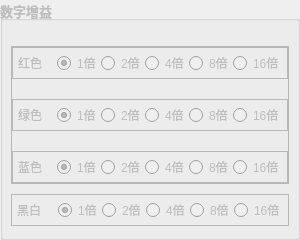
           <widget class="QGroupBox" name="m_digitalGainSet">
            <property name="enabled">
             <bool>false</bool>
            </property>
            <property name="sizePolicy">
             <sizepolicy hsizetype="Fixed" vsizetype="Preferred">
              <horstretch>0</horstretch>
              <verstretch>0</verstretch>
             </sizepolicy>
            </property>
            <property name="minimumSize">
             <size>
              <width>300</width>
              <height>0</height>
             </size>
            </property>
            <property name="maximumSize">
             <size>
              <width>400</width>
              <height>16777215</height>
             </size>
            </property>
            <property name="font">
             <font>
              <pointsize>10</pointsize>
              <weight>75</weight>
              <bold>true</bold>
             </font>
            </property>
            <property name="title">
             <string>数字增益</string>
            </property>
            <layout class="QVBoxLayout" name="verticalLayout_17">
             <property name="spacing">
              <number>10</number>
             </property>
             <property name="leftMargin">
              <number>8</number>
             </property>
             <property name="topMargin">
              <number>25</number>
             </property>
             <property name="rightMargin">
              <number>8</number>
             </property>
             <item>
              <widget class="QFrame" name="m_colorGainFrame">
               <property name="frameShape">
                <enum>QFrame::StyledPanel</enum>
               </property>
               <property name="frameShadow">
                <enum>QFrame::Raised</enum>
               </property>
               <layout class="QVBoxLayout" name="verticalLayout_3">
                <property name="spacing">
                 <number>20</number>
                </property>
                <property name="leftMargin">
                 <number>0</number>
                </property>
                <property name="topMargin">
                 <number>0</number>
                </property>
                <property name="rightMargin">
                 <number>0</number>
                </property>
                <property name="bottomMargin">
                 <number>0</number>
                </property>
                <item>
                 <widget class="QFrame" name="frame_23">
                  <property name="frameShape">
                   <enum>QFrame::StyledPanel</enum>
                  </property>
                  <property name="frameShadow">
                   <enum>QFrame::Raised</enum>
                  </property>
                  <layout class="QHBoxLayout" name="horizontalLayout_8">
                   <property name="spacing">
                    <number>0</number>
                   </property>
                   <property name="leftMargin">
                    <number>5</number>
                   </property>
                   <property name="topMargin">
                    <number>3</number>
                   </property>
                   <property name="rightMargin">
                    <number>3</number>
                   </property>
                   <property name="bottomMargin">
                    <number>3</number>
                   </property>
                   <item>
                    <widget class="QLabel" name="label_11">
                     <property name="font">
                      <font>
                       <pointsize>9</pointsize>
                       <weight>50</weight>
                       <bold>false</bold>
                      </font>
                     </property>
                     <property name="text">
                      <string>红色</string>
                     </property>
                    </widget>
                   </item>
                   <item>
                    <widget class="QRadioButton" name="m_red_1">
                     <property name="sizePolicy">
                      <sizepolicy hsizetype="Fixed" vsizetype="Fixed">
                       <horstretch>0</horstretch>
                       <verstretch>0</verstretch>
                      </sizepolicy>
                     </property>
                     <property name="maximumSize">
                      <size>
                       <width>100</width>
                       <height>16777215</height>
                      </size>
                     </property>
                     <property name="font">
                      <font>
                       <pointsize>9</pointsize>
                       <weight>50</weight>
                       <bold>false</bold>
                      </font>
                     </property>
                     <property name="layoutDirection">
                      <enum>Qt::LeftToRight</enum>
                     </property>
                     <property name="text">
                      <string>1倍</string>
                     </property>
                     <property name="checked">
                      <bool>true</bool>
                     </property>
                    </widget>
                   </item>
                   <item>
                    <widget class="QRadioButton" name="m_red_2">
                     <property name="font">
                      <font>
                       <pointsize>9</pointsize>
                       <weight>50</weight>
                       <bold>false</bold>
                      </font>
                     </property>
                     <property name="layoutDirection">
                      <enum>Qt::LeftToRight</enum>
                     </property>
                     <property name="text">
                      <string>2倍</string>
                     </property>
                     <property name="checked">
                      <bool>false</bool>
                     </property>
                    </widget>
                   </item>
                   <item>
                    <widget class="QRadioButton" name="m_red_4">
                     <property name="font">
                      <font>
                       <pointsize>9</pointsize>
                       <weight>50</weight>
                       <bold>false</bold>
                      </font>
                     </property>
                     <property name="layoutDirection">
                      <enum>Qt::LeftToRight</enum>
                     </property>
                     <property name="text">
                      <string>4倍</string>
                     </property>
                     <property name="checked">
                      <bool>false</bool>
                     </property>
                    </widget>
                   </item>
                   <item>
                    <widget class="QRadioButton" name="m_red_8">
                     <property name="font">
                      <font>
                       <pointsize>9</pointsize>
                       <weight>50</weight>
                       <bold>false</bold>
                      </font>
                     </property>
                     <property name="layoutDirection">
                      <enum>Qt::LeftToRight</enum>
                     </property>
                     <property name="text">
                      <string>8倍</string>
                     </property>
                     <property name="checked">
                      <bool>false</bool>
                     </property>
                    </widget>
                   </item>
                   <item>
                    <widget class="QRadioButton" name="m_red_16">
                     <property name="font">
                      <font>
                       <pointsize>9</pointsize>
                       <weight>50</weight>
                       <bold>false</bold>
                      </font>
                     </property>
                     <property name="layoutDirection">
                      <enum>Qt::LeftToRight</enum>
                     </property>
                     <property name="text">
                      <string>16倍</string>
                     </property>
                     <property name="checked">
                      <bool>false</bool>
                     </property>
                    </widget>
                   </item>
                  </layout>
                 </widget>
                </item>
                <item>
                 <widget class="QFrame" name="frame_24">
                  <property name="frameShape">
                   <enum>QFrame::StyledPanel</enum>
                  </property>
                  <property name="frameShadow">
                   <enum>QFrame::Raised</enum>
                  </property>
                  <layout class="QHBoxLayout" name="horizontalLayout_9">
                   <property name="spacing">
                    <number>0</number>
                   </property>
                   <property name="leftMargin">
                    <number>5</number>
                   </property>
                   <property name="topMargin">
                    <number>3</number>
                   </property>
                   <property name="rightMargin">
                    <number>3</number>
                   </property>
                   <property name="bottomMargin">
                    <number>3</number>
                   </property>
                   <item>
                    <widget class="QLabel" name="label_8">
                     <property name="font">
                      <font>
                       <pointsize>9</pointsize>
                       <weight>50</weight>
                       <bold>false</bold>
                      </font>
                     </property>
                     <property name="text">
                      <string>绿色</string>
                     </property>
                    </widget>
                   </item>
                   <item>
                    <widget class="QRadioButton" name="m_green_1">
                     <property name="font">
                      <font>
                       <pointsize>9</pointsize>
                       <weight>50</weight>
                       <bold>false</bold>
                      </font>
                     </property>
                     <property name="layoutDirection">
                      <enum>Qt::LeftToRight</enum>
                     </property>
                     <property name="text">
                      <string>1倍</string>
                     </property>
                     <property name="checked">
                      <bool>true</bool>
                     </property>
                    </widget>
                   </item>
                   <item>
                    <widget class="QRadioButton" name="m_green_2">
                     <property name="font">
                      <font>
                       <pointsize>9</pointsize>
                       <weight>50</weight>
                       <bold>false</bold>
                      </font>
                     </property>
                     <property name="layoutDirection">
                      <enum>Qt::LeftToRight</enum>
                     </property>
                     <property name="text">
                      <string>2倍</string>
                     </property>
                     <property name="checked">
                      <bool>false</bool>
                     </property>
                    </widget>
                   </item>
                   <item>
                    <widget class="QRadioButton" name="m_green_4">
                     <property name="font">
                      <font>
                       <pointsize>9</pointsize>
                       <weight>50</weight>
                       <bold>false</bold>
                      </font>
                     </property>
                     <property name="layoutDirection">
                      <enum>Qt::LeftToRight</enum>
                     </property>
                     <property name="text">
                      <string>4倍</string>
                     </property>
                     <property name="checked">
                      <bool>false</bool>
                     </property>
                    </widget>
                   </item>
                   <item>
                    <widget class="QRadioButton" name="m_green_8">
                     <property name="font">
                      <font>
                       <pointsize>9</pointsize>
                       <weight>50</weight>
                       <bold>false</bold>
                      </font>
                     </property>
                     <property name="layoutDirection">
                      <enum>Qt::LeftToRight</enum>
                     </property>
                     <property name="text">
                      <string>8倍</string>
                     </property>
                     <property name="checked">
                      <bool>false</bool>
                     </property>
                    </widget>
                   </item>
                   <item>
                    <widget class="QRadioButton" name="m_green_16">
                     <property name="font">
                      <font>
                       <pointsize>9</pointsize>
                       <weight>50</weight>
                       <bold>false</bold>
                      </font>
                     </property>
                     <property name="layoutDirection">
                      <enum>Qt::LeftToRight</enum>
                     </property>
                     <property name="text">
                      <string>16倍</string>
                     </property>
                     <property name="checked">
                      <bool>false</bool>
                     </property>
                    </widget>
                   </item>
                  </layout>
                 </widget>
                </item>
                <item>
                 <widget class="QFrame" name="frame_25">
                  <property name="frameShape">
                   <enum>QFrame::StyledPanel</enum>
                  </property>
                  <property name="frameShadow">
                   <enum>QFrame::Raised</enum>
                  </property>
                  <layout class="QHBoxLayout" name="horizontalLayout_10">
                   <property name="spacing">
                    <number>0</number>
                   </property>
                   <property name="leftMargin">
                    <number>5</number>
                   </property>
                   <property name="topMargin">
                    <number>3</number>
                   </property>
                   <property name="rightMargin">
                    <number>3</number>
                   </property>
                   <property name="bottomMargin">
                    <number>3</number>
                   </property>
                   <item>
                    <widget class="QLabel" name="label_5">
                     <property name="font">
                      <font>
                       <pointsize>9</pointsize>
                       <weight>50</weight>
                       <bold>false</bold>
                      </font>
                     </property>
                     <property name="text">
                      <string>蓝色</string>
                     </property>
                    </widget>
                   </item>
                   <item>
                    <widget class="QRadioButton" name="m_blue_1">
                     <property name="font">
                      <font>
                       <pointsize>9</pointsize>
                       <weight>50</weight>
                       <bold>false</bold>
                      </font>
                     </property>
                     <property name="layoutDirection">
                      <enum>Qt::LeftToRight</enum>
                     </property>
                     <property name="text">
                      <string>1倍</string>
                     </property>
                     <property name="checked">
                      <bool>true</bool>
                     </property>
                    </widget>
                   </item>
                   <item>
                    <widget class="QRadioButton" name="m_blue_2">
                     <property name="font">
                      <font>
                       <pointsize>9</pointsize>
                       <weight>50</weight>
                       <bold>false</bold>
                      </font>
                     </property>
                     <property name="layoutDirection">
                      <enum>Qt::LeftToRight</enum>
                     </property>
                     <property name="text">
                      <string>2倍</string>
                     </property>
                     <property name="checked">
                      <bool>false</bool>
                     </property>
                    </widget>
                   </item>
                   <item>
                    <widget class="QRadioButton" name="m_blue_4">
                     <property name="font">
                      <font>
                       <pointsize>9</pointsize>
                       <weight>50</weight>
                       <bold>false</bold>
                      </font>
                     </property>
                     <property name="layoutDirection">
                      <enum>Qt::LeftToRight</enum>
                     </property>
                     <property name="text">
                      <string>4倍</string>
                     </property>
                     <property name="checked">
                      <bool>false</bool>
                     </property>
                    </widget>
                   </item>
                   <item>
                    <widget class="QRadioButton" name="m_blue_8">
                     <property name="font">
                      <font>
                       <pointsize>9</pointsize>
                       <weight>50</weight>
                       <bold>false</bold>
                      </font>
                     </property>
                     <property name="layoutDirection">
                      <enum>Qt::LeftToRight</enum>
                     </property>
                     <property name="text">
                      <string>8倍</string>
                     </property>
                     <property name="checked">
                      <bool>false</bool>
                     </property>
                    </widget>
                   </item>
                   <item>
                    <widget class="QRadioButton" name="m_blue_16">
                     <property name="font">
                      <font>
                       <pointsize>9</pointsize>
                       <weight>50</weight>
                       <bold>false</bold>
                      </font>
                     </property>
                     <property name="layoutDirection">
                      <enum>Qt::LeftToRight</enum>
                     </property>
                     <property name="text">
                      <string>16倍</string>
                     </property>
                     <property name="checked">
                      <bool>false</bool>
                     </property>
                    </widget>
                   </item>
                  </layout>
                 </widget>
                </item>
               </layout>
              </widget>
             </item>
             <item>
              <widget class="QFrame" name="frame_26">
               <property name="frameShape">
                <enum>QFrame::StyledPanel</enum>
               </property>
               <property name="frameShadow">
                <enum>QFrame::Raised</enum>
               </property>
               <layout class="QHBoxLayout" name="horizontalLayout_11">
                <property name="spacing">
                 <number>0</number>
                </property>
                <property name="leftMargin">
                 <number>5</number>
                </property>
                <property name="topMargin">
                 <number>3</number>
                </property>
                <property name="rightMargin">
                 <number>3</number>
                </property>
                <property name="bottomMargin">
                 <number>3</number>
                </property>
                <item>
                 <widget class="QLabel" name="label_2">
                  <property name="font">
                   <font>
                    <pointsize>9</pointsize>
                    <weight>50</weight>
                    <bold>false</bold>
                   </font>
                  </property>
                  <property name="text">
                   <string>黑白</string>
                  </property>
                 </widget>
                </item>
                <item>
                 <widget class="QRadioButton" name="m_global_1">
                  <property name="font">
                   <font>
                    <pointsize>9</pointsize>
                    <weight>50</weight>
                    <bold>false</bold>
                   </font>
                  </property>
                  <property name="layoutDirection">
                   <enum>Qt::LeftToRight</enum>
                  </property>
                  <property name="text">
                   <string>1倍</string>
                  </property>
                  <property name="checked">
                   <bool>true</bool>
                  </property>
                 </widget>
                </item>
                <item>
                 <widget class="QRadioButton" name="m_global_2">
                  <property name="font">
                   <font>
                    <pointsize>9</pointsize>
                    <weight>50</weight>
                    <bold>false</bold>
                   </font>
                  </property>
                  <property name="layoutDirection">
                   <enum>Qt::LeftToRight</enum>
                  </property>
                  <property name="text">
                   <string>2倍</string>
                  </property>
                  <property name="checked">
                   <bool>false</bool>
                  </property>
                 </widget>
                </item>
                <item>
                 <widget class="QRadioButton" name="m_global_4">
                  <property name="font">
                   <font>
                    <pointsize>9</pointsize>
                    <weight>50</weight>
                    <bold>false</bold>
                   </font>
                  </property>
                  <property name="layoutDirection">
                   <enum>Qt::LeftToRight</enum>
                  </property>
                  <property name="text">
                   <string>4倍</string>
                  </property>
                  <property name="checked">
                   <bool>false</bool>
                  </property>
                 </widget>
                </item>
                <item>
                 <widget class="QRadioButton" name="m_global_8">
                  <property name="font">
                   <font>
                    <pointsize>9</pointsize>
                    <weight>50</weight>
                    <bold>false</bold>
                   </font>
                  </property>
                  <property name="layoutDirection">
                   <enum>Qt::LeftToRight</enum>
                  </property>
                  <property name="text">
                   <string>8倍</string>
                  </property>
                  <property name="checked">
                   <bool>false</bool>
                  </property>
                 </widget>
                </item>
                <item>
                 <widget class="QRadioButton" name="m_global_16">
                  <property name="font">
                   <font>
                    <pointsize>9</pointsize>
                    <weight>50</weight>
                    <bold>false</bold>
                   </font>
                  </property>
                  <property name="layoutDirection">
                   <enum>Qt::LeftToRight</enum>
                  </property>
                  <property name="text">
                   <string>16倍</string>
                  </property>
                  <property name="checked">
                   <bool>false</bool>
                  </property>
                 </widget>
                </item>
               </layout>
              </widget>
             </item>
            </layout>
           </widget>
